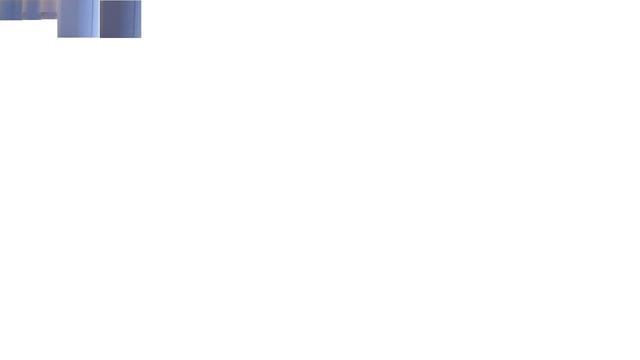
#> input picture data/colours/blue.png, 640 x 360 px, shrunk from 1920 x 1080 before the run, given in place of yellow.png, which was not available
$ python hsv_clustering.py
#> lines starting #> are read from the running program, lines starting #| are printed output that depends on the picture; pictures that were not available may be replaced by others from this repository, and a replacement may not be noted
import cv2
import numpy as np
import matplotlib.pyplot as plt
from sklearn.cluster import KMeans, DBSCAN
from mpl_toolkits.mplot3d import Axes3D
from sklearn.preprocessing import StandardScaler


def process_hsv_clusters_robust(image, eps=3, min_samples=10, m_clusters=5):
    """
    Finds HSV ranges using DBSCAN to filter noise followed by K-Means
    for structured grouping.
    """
    # 1. Convert to HSV
    hsv_img = cv2.cvtColor(image, cv2.COLOR_BGR2HSV)
    pixels = hsv_img.reshape(-1, 3)

    # 2. Downsample for performance (Optional but recommended for large images)
    # We take unique colors to reduce the workload on DBSCAN
    unique_colors = np.unique(pixels, axis=0)
    #unique_colors = pixels

    # 3. Use DBSCAN to identify dense "core" color regions
    # eps: The maximum distance between two samples for one to be considered as in the neighborhood of the other.
    # min_samples: The number of samples in a neighborhood for a point to be considered a core point.
    db = DBSCAN(eps=eps, min_samples=min_samples).fit(unique_colors)

    # Filter out noise (DBSCAN labels noise as -1)
    core_mask = db.labels_ != -1
    filtered_hsv = unique_colors[core_mask]

    if len(filtered_hsv) < m_clusters:
        return filtered_hsv, [], "Not enough dense color clusters found."

    # 4. Use K-Means on the "clean" data to get exactly M ranges
    kmeans = KMeans(n_clusters=m_clusters, n_init=10, random_state=42)
    labels = kmeans.fit_predict(filtered_hsv)

    # 5. Generate ranges (Min/Max per cluster)
    hsv_ranges = []
    for i in range(m_clusters):
        cluster_points = filtered_hsv[labels == i]
        if len(cluster_points) > 0:
            lower_bound = np.min(cluster_points, axis=0)
            upper_bound = np.max(cluster_points, axis=0)
            hsv_ranges.append((lower_bound, upper_bound))

    return filtered_hsv, hsv_ranges, labels


def process_hsv_clusters(image, n_min_occurrences, m_clusters):
    # 1. Convert to HSV
    hsv_img = cv2.cvtColor(image, cv2.COLOR_BGR2HSV)

    # 2. Reshape and count unique HSV values
    pixels = hsv_img.reshape(-1, 3)
    unique_colors, counts = np.unique(pixels, axis=0, return_counts=True)

    # 3. Filter values occurring at least N times
    filtered_hsv = unique_colors[counts >= n_min_occurrences]

    if len(filtered_hsv) < m_clusters:
        return filtered_hsv, [], "Not enough unique values to cluster."

    # 4. Cluster the points into M HSV ranges
    kmeans = KMeans(n_clusters=m_clusters, n_init=10, random_state=42)
    labels = kmeans.fit_predict(filtered_hsv)

    # Generate ranges (Min/Max per cluster)
    hsv_ranges = []
    for i in range(m_clusters):
        cluster_points = filtered_hsv[labels == i]
        lower_bound = np.min(cluster_points, axis=0)
        upper_bound = np.max(cluster_points, axis=0)
        hsv_ranges.append((lower_bound, upper_bound))

    return filtered_hsv, hsv_ranges, labels


def draw_hsv_box(ax, low, high, color='black'):
    """Draws a 3D wireframe bounding box."""
    # Define the 8 vertices of the box
    h = [low[0], high[0]]
    s = [low[1], high[1]]
    v = [low[2], high[2]]

    # Iterate through the edges
    for s_i in s:
        for v_i in v:
            ax.plot(h, [s_i, s_i], [v_i, v_i], color=color, linewidth=1, alpha=0.7)
    for h_i in h:
        for v_i in v:
            ax.plot([h_i, h_i], s, [v_i, v_i], color=color, linewidth=1, alpha=0.7)
    for h_i in h:
        for s_i in s:
            ax.plot([h_i, h_i], [s_i, s_i], v, color=color, linewidth=1, alpha=0.7)


def visualize_hsv(filtered_hsv, labels, hsv_ranges):
    fig = plt.figure(figsize=(10, 8))
    ax = fig.add_subplot(111, projection='3d')

    # Normalize for visualization: H is [0, 179], S/V are [0, 255]
    # To see actual colors, we convert HSV back to RGB for the scatter plot
    hsv_normalized = filtered_hsv.copy().astype(np.float32)
    rgb_colors = []
    for val in filtered_hsv:
        color = cv2.cvtColor(np.uint8([[val]]), cv2.COLOR_HSV2RGB)[0][0]
        rgb_colors.append(color / 255.0)

    # Plot the unique HSV points
    ax.scatter(filtered_hsv[:, 0], filtered_hsv[:, 1], filtered_hsv[:, 2],
               c=rgb_colors, marker='o', s=10, alpha=0.5)

    # Draw Bounding Boxes for each cluster
    for i, (low, high) in enumerate(hsv_ranges):
        # We use a distinct color for the box lines or keep it neutral
        draw_hsv_box(ax, low, high, color='red')

        # Label the clusters at their minimum coordinate point
        ax.text(low[0], low[1], low[2], f"Cluster {i+1}",
                color='red', fontsize=10, fontweight='bold')

    ax.set_xlabel('Hue (0-179)')
    ax.set_ylabel('Saturation (0-255)')
    ax.set_zlabel('Value (0-255)')
    ax.set_title(f'Top HSV Values and their Clusters')
    plt.tight_layout()
    plt.show()


# Mapping for draw_colors (BGR)
color_map = {
    "yellow": (255, 255, 0),
    "blue": (255, 0, 0),
    "red": (0, 0, 255),
    "green": (0, 255, 0),
    "pink": (147, 20, 255),
    "floor": (200, 200, 200)
}

image_names = ["yellow", "blue", "red", "green", "pink", "floor"]

print("color_configs = [")
for i, image_name in enumerate(image_names):
    img = cv2.imread('data/colours/'+image_name+'.png')
#> img is the input picture: shape (360, 640, 3); mean B, G, R 253.2, 252.6, 252.4
    if img is not None:
        N = 5
        M = 5

        points, ranges, cluster_labels = process_hsv_clusters_robust(image=img, min_samples=N, m_clusters=M)
#> in process_hsv_clusters_robust, `hsv_img = cv2.cvtColor(image, cv2.COLOR_BGR2HSV)`: hsv_img: shape (360, 640, 3); mean H, S, V 2.3, 1.3, 253.2
#> in process_hsv_clusters_robust, `unique_colors = np.unique(pixels, axis=0)`: unique_colors = 2623 rows, first 8: [0, 0, 252], [0, 0, 253], [0, 0, 254], [0, 0, 255], [0, 1, 246], [0, 1, 247], [0, 1, 248], [0, 1, 255]
#> in process_hsv_clusters_robust, `filtered_hsv = unique_colors[core_mask]`: filtered_hsv = 2194 rows, first 8: [0, 0, 252], [0, 0, 253], [0, 0, 254], [0, 0, 255], [0, 1, 255], [107, 61, 245], [107, 66, 235], [107, 70, 225]
#> in process_hsv_clusters_robust, `labels = kmeans.fit_predict(filtered_hsv)`: labels = 2194 values, max 4 at index 68, min 0 at index 119, mean 1.46
#> the loop in process_hsv_clusters_robust, `for i in range(m_clusters):` made 5 passes
#> (lower_bound, upper_bound) on passes 1 to 5: ([110, 64, 134], [118, 105, 184]), ([111, 34, 110], [122, 84, 141]), ([107, 55, 185], [115, 102, 250]), ([0, 0, 195], [122, 22, 255]), ([109, 17, 137], [150, 65, 193])
#> after the loop in process_hsv_clusters_robust, `for i in range(m_clusters):`: hsv_ranges = [([110, 64, 134], [118, 105, 184]), ([111, 34, 110], [122, 84, 141]), ([107, 55, 185], [115, 102, 250]), ([0, 0, 195], [122, 22, 255]), ([109, 17, 137], [150, 65, 193])]
#> points has the same summary as filtered_hsv in process_hsv_clusters_robust; ranges has the same summary as hsv_ranges in process_hsv_clusters_robust; cluster_labels has the same summary as labels in process_hsv_clusters_robust

        # Build the range strings
        formatted_ranges = []
        for low, high in ranges:
            line = f"            (np.array([{low[0]}, {low[1]}, {low[2]}]), np.array([{high[0]}, {high[1]}, {high[2]}]))"
            formatted_ranges.append(line)
#> this loop made 5 passes
#> after the loop, formatted_ranges = 5 items

        ranges_str = ",\n".join(formatted_ranges)
        draw_col = color_map.get(image_name, (255, 255, 255))

        # Construct the specific dictionary block
        output =  "    {\n"
        output += f'        "name": "{image_name}",\n'
        output += f'        "draw_color": {draw_col},\n'
        output += f'        "ranges": [\n{ranges_str}\n'
        output += "        ]\n"
        output += "    }"

        # Add a comma if it's not the last item
        if i < len(image_names) - 1:
            output += ","

        print(output)
#|     {
#|         "name": "yellow",
#|         "draw_color": (255, 255, 0),
#|         "ranges": [
#|             (np.array([110, 64, 134]), np.array([118, 105, 184])),
#|             (np.array([111, 34, 110]), np.array([122, 84, 141])),
#|             (np.array([107, 55, 185]), np.array([115, 102, 250])),
#|             (np.array([0, 0, 195]), np.array([122, 22, 255])),
#|             (np.array([109, 17, 137]), np.array([150, 65, 193]))
#|         ]
#|     },
        # visualize_hsv(points, cluster_labels, ranges)


        visualize_hsv(points, cluster_labels, ranges)
#> in visualize_hsv, `hsv_normalized = filtered_hsv.copy().astype(np.float32)`: hsv_normalized has the same summary as filtered_hsv in process_hsv_clusters_robust
#> the loop in visualize_hsv, `for val in filtered_hsv:` made 2194 passes
#> (val, color) on passes 1 to 3: ([0, 0, 252], [252, 252, 252]), ([0, 0, 253], [253, 253, 253]), ([0, 0, 254], [254, 254, 254])
#> after the loop in visualize_hsv, `for val in filtered_hsv:`: rgb_colors = 2194 items, first 6: [0.988, 0.988, 0.988], [0.992, 0.992, 0.992], [0.996, 0.996, 0.996], [1, 1, 1], [1, 0.996, 0.996], [0.729, 0.831, 0.961]
#> the loop in visualize_hsv, `for i, (low, high) in enumerate(hsv_ranges):` made 5 passes
#> (low, high, h in draw_hsv_box, s in draw_hsv_box, v in draw_hsv_box) on passes 1 to 5: ([110, 64, 134], [118, 105, 184], [110, 118], [64, 105], [134, 184]), ([111, 34, 110], [122, 84, 141], [111, 122], [34, 84], [110, 141]), ([107, 55, 185], [115, 102, 250], [107, 115], [55, 102], [185, 250]), ([0, 0, 195], [122, 22, 255], [0, 122], [0, 22], [195, 255]), ([109, 17, 137], [150, 65, 193], [109, 150], [17, 65], [137, 193])
#> in visualize_hsv, `plt.show()`:
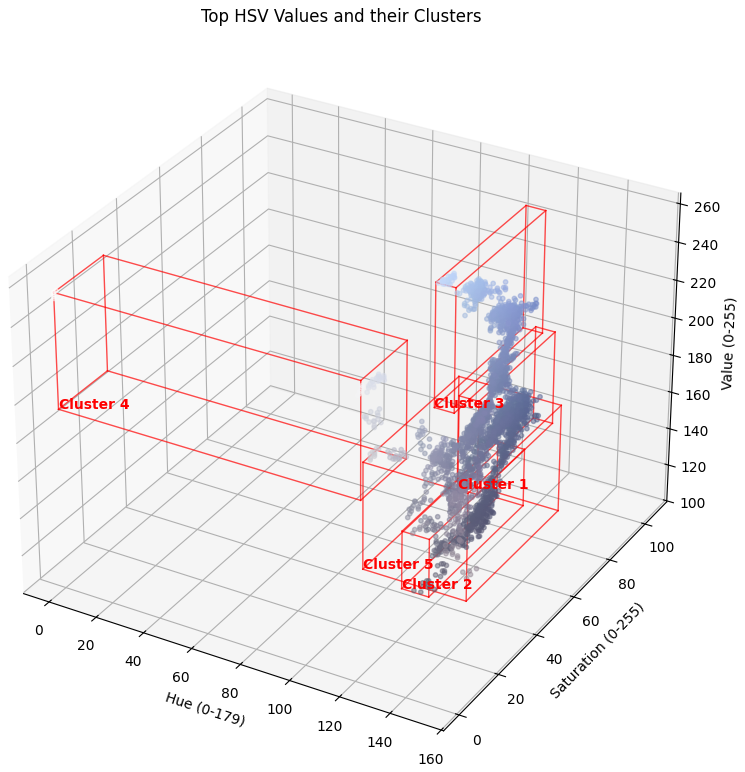
#> figure drawn by matplotlib, 1 panel
#> pass 3 of the loop `for i, image_name in enumerate(image_names):`:
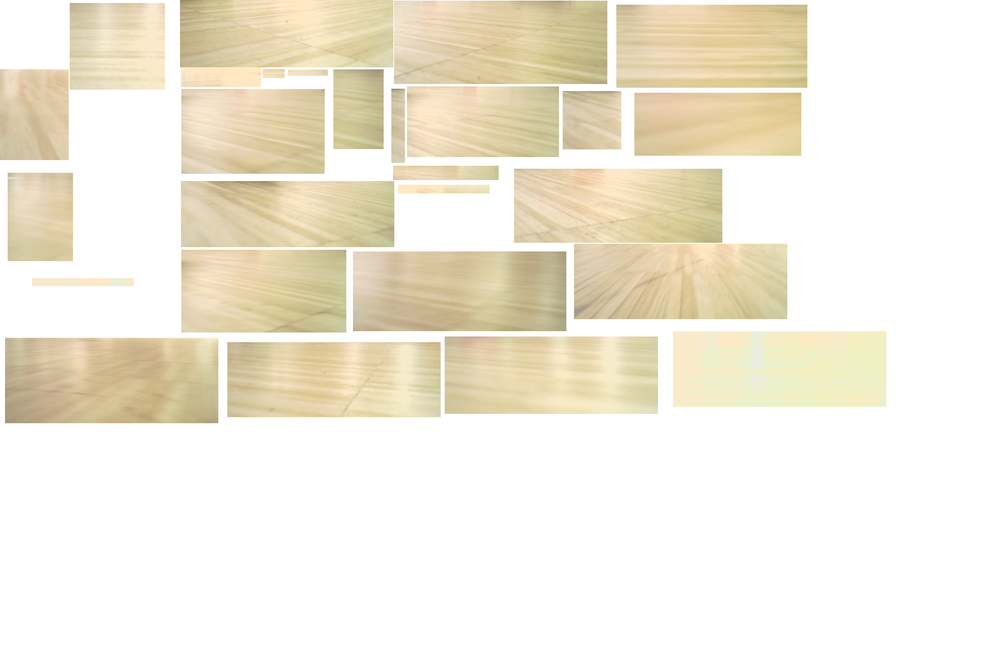
#> input picture data/colours/floor.png, 1000 x 667 px, shrunk from 3000 x 2000 before the run, given in place of red.png, which was not available
#> img is the input picture: shape (667, 1000, 3); mean B, G, R 221.6, 236.6, 242.7
#> hsv_img: shape (667, 1000, 3); mean H, S, V 8.7, 24.3, 242.8
#> ranges = [([9, 65, 198], [29, 108, 243]), ([0, 0, 217], [40, 39, 255]), ([12, 42, 144], [31, 105, 205]), ([13, 26, 186], [32, 69, 226]), ([12, 38, 225], [35, 78, 255])]
#> the loop `for low, high in ranges:` made 5 passes
#> (low, high) on passes 1 to 5: ([9, 65, 198], [29, 108, 243]), ([0, 0, 217], [40, 39, 255]), ([12, 42, 144], [31, 105, 205]), ([13, 26, 186], [32, 69, 226]), ([12, 38, 225], [35, 78, 255])
#|     {
#|         "name": "red",
#|         "draw_color": (0, 0, 255),
#|         "ranges": [
#|             (np.array([9, 65, 198]), np.array([29, 108, 243])),
#|             (np.array([0, 0, 217]), np.array([40, 39, 255])),
#> (further printed lines are left out)
#> the loop in visualize_hsv (call 3), `for val in filtered_hsv:` made 28164 passes
#> after the loop in visualize_hsv (call 3), `for val in filtered_hsv:`: rgb_colors = 28164 items
#> the loop in visualize_hsv (call 3), `for i, (low, high) in enumerate(hsv_ranges):` made 5 passes
#> (low, high, h in draw_hsv_box, s in draw_hsv_box, v in draw_hsv_box) on passes 1 to 5: ([9, 65, 198], [29, 108, 243], [9, 29], [65, 108], [198, 243]), ([0, 0, 217], [40, 39, 255], [0, 40], [0, 39], [217, 255]), ([12, 42, 144], [31, 105, 205], [12, 31], [42, 105], [144, 205]), ([13, 26, 186], [32, 69, 226], [13, 32], [26, 69], [186, 226]), ([12, 38, 225], [35, 78, 255], [12, 35], [38, 78], [225, 255])
#> in visualize_hsv (call 3), `plt.show()`:
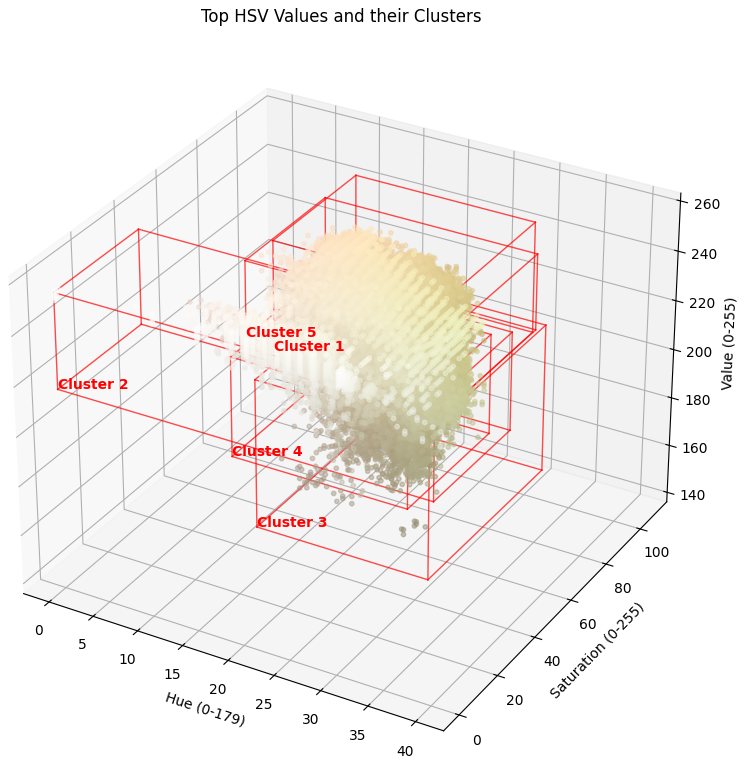
#> figure drawn by matplotlib, 1 panel
#> the loop made 6 passes; the first 3 are shown

print("]")
